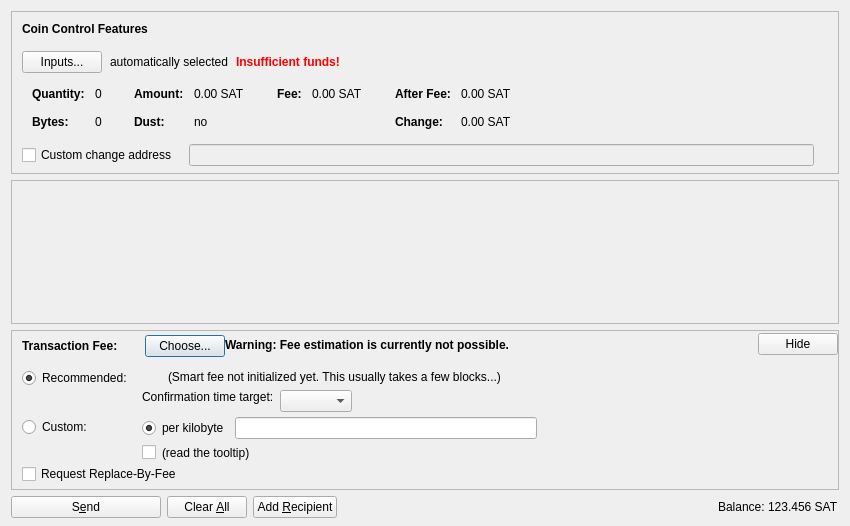
<?xml version="1.0" encoding="UTF-8"?>
<ui version="4.0">
 <class>SendCoinsDialog</class>
 <widget class="QDialog" name="SendCoinsDialog">
  <property name="geometry">
   <rect>
    <x>0</x>
    <y>0</y>
    <width>850</width>
    <height>526</height>
   </rect>
  </property>
  <property name="windowTitle">
   <string>Send Coins</string>
  </property>
  <layout class="QVBoxLayout" name="verticalLayout" stretch="0,1,0,0">
   <property name="bottomMargin">
    <number>8</number>
   </property>
   <item>
    <widget class="QFrame" name="frameCoinControl">
     <property name="sizePolicy">
      <sizepolicy hsizetype="Expanding" vsizetype="Expanding">
       <horstretch>0</horstretch>
       <verstretch>0</verstretch>
      </sizepolicy>
     </property>
     <property name="maximumSize">
      <size>
       <width>16777215</width>
       <height>16777215</height>
      </size>
     </property>
     <property name="frameShape">
      <enum>QFrame::StyledPanel</enum>
     </property>
     <property name="frameShadow">
      <enum>QFrame::Sunken</enum>
     </property>
     <layout class="QVBoxLayout" name="verticalLayoutCoinControl2">
      <property name="spacing">
       <number>0</number>
      </property>
      <property name="leftMargin">
       <number>0</number>
      </property>
      <property name="topMargin">
       <number>0</number>
      </property>
      <property name="rightMargin">
       <number>0</number>
      </property>
      <property name="bottomMargin">
       <number>6</number>
      </property>
      <item>
       <layout class="QVBoxLayout" name="verticalLayoutCoinControl" stretch="0,0,0,0,1">
        <property name="spacing">
         <number>0</number>
        </property>
        <property name="leftMargin">
         <number>10</number>
        </property>
        <property name="topMargin">
         <number>10</number>
        </property>
        <item>
         <layout class="QHBoxLayout" name="horizontalLayoutCoinControl1">
          <property name="bottomMargin">
           <number>15</number>
          </property>
          <item>
           <widget class="QLabel" name="labelCoinControlFeatures">
            <property name="sizePolicy">
             <sizepolicy hsizetype="Preferred" vsizetype="Maximum">
              <horstretch>0</horstretch>
              <verstretch>0</verstretch>
             </sizepolicy>
            </property>
            <property name="font">
             <font>
              <weight>75</weight>
              <bold>true</bold>
             </font>
            </property>
            <property name="styleSheet">
             <string notr="true">font-weight:bold;</string>
            </property>
            <property name="text">
             <string>Coin Control Features</string>
            </property>
           </widget>
          </item>
         </layout>
        </item>
        <item>
         <layout class="QHBoxLayout" name="horizontalLayoutCoinControl2" stretch="0,0,0,0">
          <property name="spacing">
           <number>8</number>
          </property>
          <property name="bottomMargin">
           <number>10</number>
          </property>
          <item>
           <widget class="QPushButton" name="pushButtonCoinControl">
            <property name="styleSheet">
             <string notr="true"/>
            </property>
            <property name="text">
             <string>Inputs...</string>
            </property>
            <property name="autoDefault">
             <bool>false</bool>
            </property>
           </widget>
          </item>
          <item>
           <widget class="QLabel" name="labelCoinControlAutomaticallySelected">
            <property name="text">
             <string>automatically selected</string>
            </property>
            <property name="margin">
             <number>5</number>
            </property>
           </widget>
          </item>
          <item>
           <widget class="QLabel" name="labelCoinControlInsuffFunds">
            <property name="font">
             <font>
              <weight>75</weight>
              <bold>true</bold>
             </font>
            </property>
            <property name="styleSheet">
             <string notr="true">color:red;font-weight:bold;</string>
            </property>
            <property name="text">
             <string>Insufficient funds!</string>
            </property>
            <property name="margin">
             <number>5</number>
            </property>
           </widget>
          </item>
          <item>
           <spacer name="horizontalSpacerCoinControl">
            <property name="orientation">
             <enum>Qt::Horizontal</enum>
            </property>
            <property name="sizeHint" stdset="0">
             <size>
              <width>40</width>
              <height>1</height>
             </size>
            </property>
           </spacer>
          </item>
         </layout>
        </item>
        <item>
         <widget class="QWidget" name="widgetCoinControl" native="true">
          <property name="sizePolicy">
           <sizepolicy hsizetype="Preferred" vsizetype="Preferred">
            <horstretch>0</horstretch>
            <verstretch>0</verstretch>
           </sizepolicy>
          </property>
          <property name="minimumSize">
           <size>
            <width>0</width>
            <height>0</height>
           </size>
          </property>
          <property name="styleSheet">
           <string notr="true"/>
          </property>
          <layout class="QHBoxLayout" name="horizontalLayoutCoinControl5">
           <property name="leftMargin">
            <number>0</number>
           </property>
           <property name="topMargin">
            <number>0</number>
           </property>
           <property name="rightMargin">
            <number>0</number>
           </property>
           <property name="bottomMargin">
            <number>0</number>
           </property>
           <item>
            <layout class="QHBoxLayout" name="horizontalLayoutCoinControl3" stretch="0,0,0,1">
             <property name="spacing">
              <number>20</number>
             </property>
             <property name="topMargin">
              <number>0</number>
             </property>
             <property name="bottomMargin">
              <number>10</number>
             </property>
             <item>
              <layout class="QFormLayout" name="formLayoutCoinControl1">
               <property name="horizontalSpacing">
                <number>10</number>
               </property>
               <property name="verticalSpacing">
                <number>14</number>
               </property>
               <property name="leftMargin">
                <number>10</number>
               </property>
               <property name="topMargin">
                <number>4</number>
               </property>
               <property name="rightMargin">
                <number>6</number>
               </property>
               <item row="0" column="0">
                <widget class="QLabel" name="labelCoinControlQuantityText">
                 <property name="font">
                  <font>
                   <weight>75</weight>
                   <bold>true</bold>
                  </font>
                 </property>
                 <property name="text">
                  <string>Quantity:</string>
                 </property>
                 <property name="margin">
                  <number>0</number>
                 </property>
                </widget>
               </item>
               <item row="0" column="1">
                <widget class="QLabel" name="labelCoinControlQuantity">
                 <property name="cursor">
                  <cursorShape>IBeamCursor</cursorShape>
                 </property>
                 <property name="contextMenuPolicy">
                  <enum>Qt::ActionsContextMenu</enum>
                 </property>
                 <property name="text">
                  <string notr="true">0</string>
                 </property>
                 <property name="margin">
                  <number>0</number>
                 </property>
                 <property name="textInteractionFlags">
                  <set>Qt::LinksAccessibleByMouse|Qt::TextSelectableByKeyboard|Qt::TextSelectableByMouse</set>
                 </property>
                </widget>
               </item>
               <item row="1" column="0">
                <widget class="QLabel" name="labelCoinControlBytesText">
                 <property name="font">
                  <font>
                   <weight>75</weight>
                   <bold>true</bold>
                  </font>
                 </property>
                 <property name="text">
                  <string>Bytes:</string>
                 </property>
                </widget>
               </item>
               <item row="1" column="1">
                <widget class="QLabel" name="labelCoinControlBytes">
                 <property name="cursor">
                  <cursorShape>IBeamCursor</cursorShape>
                 </property>
                 <property name="contextMenuPolicy">
                  <enum>Qt::ActionsContextMenu</enum>
                 </property>
                 <property name="text">
                  <string notr="true">0</string>
                 </property>
                 <property name="textInteractionFlags">
                  <set>Qt::LinksAccessibleByMouse|Qt::TextSelectableByKeyboard|Qt::TextSelectableByMouse</set>
                 </property>
                </widget>
               </item>
              </layout>
             </item>
             <item>
              <layout class="QFormLayout" name="formLayoutCoinControl2">
               <property name="horizontalSpacing">
                <number>10</number>
               </property>
               <property name="verticalSpacing">
                <number>14</number>
               </property>
               <property name="leftMargin">
                <number>6</number>
               </property>
               <property name="topMargin">
                <number>4</number>
               </property>
               <property name="rightMargin">
                <number>6</number>
               </property>
               <item row="0" column="0">
                <widget class="QLabel" name="labelCoinControlAmountText">
                 <property name="font">
                  <font>
                   <weight>75</weight>
                   <bold>true</bold>
                  </font>
                 </property>
                 <property name="text">
                  <string>Amount:</string>
                 </property>
                 <property name="margin">
                  <number>0</number>
                 </property>
                </widget>
               </item>
               <item row="0" column="1">
                <widget class="QLabel" name="labelCoinControlAmount">
                 <property name="cursor">
                  <cursorShape>IBeamCursor</cursorShape>
                 </property>
                 <property name="contextMenuPolicy">
                  <enum>Qt::ActionsContextMenu</enum>
                 </property>
                 <property name="text">
                  <string notr="true">0.00 SAT</string>
                 </property>
                 <property name="textInteractionFlags">
                  <set>Qt::LinksAccessibleByMouse|Qt::TextSelectableByKeyboard|Qt::TextSelectableByMouse</set>
                 </property>
                </widget>
               </item>
               <item row="1" column="0">
                <widget class="QLabel" name="labelCoinControlLowOutputText">
                 <property name="font">
                  <font>
                   <weight>75</weight>
                   <bold>true</bold>
                  </font>
                 </property>
                 <property name="text">
                  <string>Dust:</string>
                 </property>
                </widget>
               </item>
               <item row="1" column="1">
                <widget class="QLabel" name="labelCoinControlLowOutput">
                 <property name="cursor">
                  <cursorShape>IBeamCursor</cursorShape>
                 </property>
                 <property name="contextMenuPolicy">
                  <enum>Qt::ActionsContextMenu</enum>
                 </property>
                 <property name="text">
                  <string notr="true">no</string>
                 </property>
                 <property name="textInteractionFlags">
                  <set>Qt::LinksAccessibleByMouse|Qt::TextSelectableByKeyboard|Qt::TextSelectableByMouse</set>
                 </property>
                </widget>
               </item>
              </layout>
             </item>
             <item>
              <layout class="QFormLayout" name="formLayoutCoinControl3">
               <property name="horizontalSpacing">
                <number>10</number>
               </property>
               <property name="verticalSpacing">
                <number>14</number>
               </property>
               <property name="leftMargin">
                <number>6</number>
               </property>
               <property name="topMargin">
                <number>4</number>
               </property>
               <property name="rightMargin">
                <number>6</number>
               </property>
               <item row="0" column="0">
                <widget class="QLabel" name="labelCoinControlFeeText">
                 <property name="font">
                  <font>
                   <weight>75</weight>
                   <bold>true</bold>
                  </font>
                 </property>
                 <property name="text">
                  <string>Fee:</string>
                 </property>
                 <property name="margin">
                  <number>0</number>
                 </property>
                </widget>
               </item>
               <item row="0" column="1">
                <widget class="QLabel" name="labelCoinControlFee">
                 <property name="cursor">
                  <cursorShape>IBeamCursor</cursorShape>
                 </property>
                 <property name="contextMenuPolicy">
                  <enum>Qt::ActionsContextMenu</enum>
                 </property>
                 <property name="text">
                  <string notr="true">0.00 SAT</string>
                 </property>
                 <property name="textInteractionFlags">
                  <set>Qt::LinksAccessibleByMouse|Qt::TextSelectableByKeyboard|Qt::TextSelectableByMouse</set>
                 </property>
                </widget>
               </item>
              </layout>
             </item>
             <item>
              <layout class="QFormLayout" name="formLayoutCoinControl4">
               <property name="horizontalSpacing">
                <number>10</number>
               </property>
               <property name="verticalSpacing">
                <number>14</number>
               </property>
               <property name="leftMargin">
                <number>6</number>
               </property>
               <property name="topMargin">
                <number>4</number>
               </property>
               <property name="rightMargin">
                <number>6</number>
               </property>
               <item row="0" column="0">
                <widget class="QLabel" name="labelCoinControlAfterFeeText">
                 <property name="font">
                  <font>
                   <weight>75</weight>
                   <bold>true</bold>
                  </font>
                 </property>
                 <property name="text">
                  <string>After Fee:</string>
                 </property>
                 <property name="margin">
                  <number>0</number>
                 </property>
                </widget>
               </item>
               <item row="0" column="1">
                <widget class="QLabel" name="labelCoinControlAfterFee">
                 <property name="cursor">
                  <cursorShape>IBeamCursor</cursorShape>
                 </property>
                 <property name="contextMenuPolicy">
                  <enum>Qt::ActionsContextMenu</enum>
                 </property>
                 <property name="text">
                  <string notr="true">0.00 SAT</string>
                 </property>
                 <property name="textInteractionFlags">
                  <set>Qt::LinksAccessibleByMouse|Qt::TextSelectableByKeyboard|Qt::TextSelectableByMouse</set>
                 </property>
                </widget>
               </item>
               <item row="1" column="0">
                <widget class="QLabel" name="labelCoinControlChangeText">
                 <property name="font">
                  <font>
                   <weight>75</weight>
                   <bold>true</bold>
                  </font>
                 </property>
                 <property name="text">
                  <string>Change:</string>
                 </property>
                </widget>
               </item>
               <item row="1" column="1">
                <widget class="QLabel" name="labelCoinControlChange">
                 <property name="cursor">
                  <cursorShape>IBeamCursor</cursorShape>
                 </property>
                 <property name="contextMenuPolicy">
                  <enum>Qt::ActionsContextMenu</enum>
                 </property>
                 <property name="text">
                  <string notr="true">0.00 SAT</string>
                 </property>
                 <property name="textInteractionFlags">
                  <set>Qt::LinksAccessibleByMouse|Qt::TextSelectableByKeyboard|Qt::TextSelectableByMouse</set>
                 </property>
                </widget>
               </item>
              </layout>
             </item>
            </layout>
           </item>
          </layout>
         </widget>
        </item>
        <item>
         <layout class="QHBoxLayout" name="horizontalLayoutCoinControl4" stretch="0,0,0">
          <property name="spacing">
           <number>12</number>
          </property>
          <property name="sizeConstraint">
           <enum>QLayout::SetDefaultConstraint</enum>
          </property>
          <property name="topMargin">
           <number>5</number>
          </property>
          <property name="rightMargin">
           <number>5</number>
          </property>
          <item>
           <widget class="QCheckBox" name="checkBoxCoinControlChange">
            <property name="toolTip">
             <string>If this is activated, but the change address is empty or invalid, change will be sent to a newly generated address.</string>
            </property>
            <property name="text">
             <string>Custom change address</string>
            </property>
           </widget>
          </item>
          <item>
           <widget class="QValidatedLineEdit" name="lineEditCoinControlChange">
            <property name="enabled">
             <bool>false</bool>
            </property>
            <property name="sizePolicy">
             <sizepolicy hsizetype="Expanding" vsizetype="Fixed">
              <horstretch>0</horstretch>
              <verstretch>0</verstretch>
             </sizepolicy>
            </property>
           </widget>
          </item>
          <item>
           <widget class="QLabel" name="labelCoinControlChangeLabel">
            <property name="sizePolicy">
             <sizepolicy hsizetype="Preferred" vsizetype="Expanding">
              <horstretch>0</horstretch>
              <verstretch>0</verstretch>
             </sizepolicy>
            </property>
            <property name="minimumSize">
             <size>
              <width>0</width>
              <height>0</height>
             </size>
            </property>
            <property name="text">
             <string/>
            </property>
            <property name="margin">
             <number>3</number>
            </property>
           </widget>
          </item>
         </layout>
        </item>
        <item>
         <spacer name="verticalSpacerCoinControl">
          <property name="orientation">
           <enum>Qt::Vertical</enum>
          </property>
          <property name="sizeHint" stdset="0">
           <size>
            <width>800</width>
            <height>1</height>
           </size>
          </property>
         </spacer>
        </item>
       </layout>
      </item>
     </layout>
    </widget>
   </item>
   <item>
    <widget class="QScrollArea" name="scrollArea">
     <property name="widgetResizable">
      <bool>true</bool>
     </property>
     <widget class="QWidget" name="scrollAreaWidgetContents">
      <property name="geometry">
       <rect>
        <x>0</x>
        <y>0</y>
        <width>830</width>
        <height>104</height>
       </rect>
      </property>
      <layout class="QVBoxLayout" name="verticalLayout_2" stretch="0,1">
       <property name="leftMargin">
        <number>0</number>
       </property>
       <property name="topMargin">
        <number>0</number>
       </property>
       <property name="rightMargin">
        <number>0</number>
       </property>
       <property name="bottomMargin">
        <number>0</number>
       </property>
       <item>
        <layout class="QVBoxLayout" name="entries">
         <property name="spacing">
          <number>6</number>
         </property>
        </layout>
       </item>
       <item>
        <spacer name="verticalSpacer">
         <property name="orientation">
          <enum>Qt::Vertical</enum>
         </property>
         <property name="sizeHint" stdset="0">
          <size>
           <width>20</width>
           <height>40</height>
          </size>
         </property>
        </spacer>
       </item>
      </layout>
     </widget>
    </widget>
   </item>
   <item>
    <widget class="QFrame" name="frameFee">
     <property name="sizePolicy">
      <sizepolicy hsizetype="Expanding" vsizetype="Expanding">
       <horstretch>0</horstretch>
       <verstretch>0</verstretch>
      </sizepolicy>
     </property>
     <property name="maximumSize">
      <size>
       <width>16777215</width>
       <height>16777215</height>
      </size>
     </property>
     <property name="frameShape">
      <enum>QFrame::StyledPanel</enum>
     </property>
     <property name="frameShadow">
      <enum>QFrame::Sunken</enum>
     </property>
     <layout class="QVBoxLayout" name="verticalLayoutFee1">
      <property name="spacing">
       <number>0</number>
      </property>
      <property name="leftMargin">
       <number>0</number>
      </property>
      <property name="topMargin">
       <number>0</number>
      </property>
      <property name="rightMargin">
       <number>0</number>
      </property>
      <property name="bottomMargin">
       <number>0</number>
      </property>
      <item>
       <layout class="QVBoxLayout" name="verticalLayoutFee2" stretch="0,0,0">
        <property name="spacing">
         <number>0</number>
        </property>
        <property name="leftMargin">
         <number>10</number>
        </property>
        <property name="topMargin">
         <number>0</number>
        </property>
        <item>
         <layout class="QHBoxLayout" name="horizontalLayoutFee1">
          <property name="bottomMargin">
           <number>0</number>
          </property>
          <item>
           <layout class="QVBoxLayout" name="verticalLayoutFee7">
            <property name="spacing">
             <number>0</number>
            </property>
            <item>
             <spacer name="verticalSpacerSmartFee">
              <property name="orientation">
               <enum>Qt::Vertical</enum>
              </property>
              <property name="sizeType">
               <enum>QSizePolicy::Fixed</enum>
              </property>
              <property name="sizeHint" stdset="0">
               <size>
                <width>1</width>
                <height>4</height>
               </size>
              </property>
             </spacer>
            </item>
            <item>
             <layout class="QHBoxLayout" name="horizontalLayoutSmartFee">
              <property name="spacing">
               <number>10</number>
              </property>
              <item>
               <widget class="QLabel" name="labelFeeHeadline">
                <property name="sizePolicy">
                 <sizepolicy hsizetype="Preferred" vsizetype="Maximum">
                  <horstretch>0</horstretch>
                  <verstretch>0</verstretch>
                 </sizepolicy>
                </property>
                <property name="font">
                 <font>
                  <weight>75</weight>
                  <bold>true</bold>
                 </font>
                </property>
                <property name="styleSheet">
                 <string notr="true">font-weight:bold;</string>
                </property>
                <property name="text">
                 <string>Transaction Fee:</string>
                </property>
               </widget>
              </item>
              <item>
               <widget class="QLabel" name="labelFeeMinimized">
                <property name="text">
                 <string/>
                </property>
               </widget>
              </item>
              <item>
               <widget class="QPushButton" name="buttonChooseFee">
                <property name="text">
                 <string>Choose...</string>
                </property>
               </widget>
              </item>
             </layout>
            </item>
            <item>
             <spacer name="verticalSpacer_5">
              <property name="orientation">
               <enum>Qt::Vertical</enum>
              </property>
              <property name="sizeHint" stdset="0">
               <size>
                <width>1</width>
                <height>1</height>
               </size>
              </property>
             </spacer>
            </item>
           </layout>
          </item>
          <item>
           <widget class="QLabel" name="fallbackFeeWarningLabel">
            <property name="toolTip">
             <string>Using the fallbackfee can result in sending a transaction that will take several hours or days (or never) to confirm. Consider choosing your fee manually or wait until you have validated the complete chain.</string>
            </property>
            <property name="font">
            <font>
                <weight>75</weight>
                <bold>true</bold>
            </font>
            </property>
            <property name="text">
             <string>Warning: Fee estimation is currently not possible.</string>
            </property>
            <property name="wordWrap">
             <bool>false</bool>
            </property>
           </widget>
          </item>
          <item>
           <spacer name="horizontalSpacer_4">
            <property name="orientation">
             <enum>Qt::Horizontal</enum>
            </property>
            <property name="sizeType">
             <enum>QSizePolicy::MinimumExpanding</enum>
            </property>
            <property name="sizeHint" stdset="0">
             <size>
              <width>40</width>
              <height>20</height>
             </size>
            </property>
           </spacer>
          </item>
          <item>
           <widget class="QPushButton" name="buttonMinimizeFee">
            <property name="toolTip">
             <string>collapse fee-settings</string>
            </property>
            <property name="text">
             <string>Hide</string>
            </property>
           </widget>
          </item>
         </layout>
        </item>
        <item>
         <widget class="QFrame" name="frameFeeSelection">
          <layout class="QVBoxLayout" name="verticalLayoutFee12">
           <property name="spacing">
            <number>0</number>
           </property>
           <property name="leftMargin">
            <number>0</number>
           </property>
           <property name="topMargin">
            <number>0</number>
           </property>
           <property name="rightMargin">
            <number>0</number>
           </property>
           <property name="bottomMargin">
            <number>0</number>
           </property>
           <item>
            <layout class="QGridLayout" name="gridLayoutFee">
             <property name="topMargin">
              <number>10</number>
             </property>
             <property name="bottomMargin">
              <number>4</number>
             </property>
             <property name="horizontalSpacing">
              <number>10</number>
             </property>
             <property name="verticalSpacing">
              <number>4</number>
             </property>
             <item row="1" column="1">
              <layout class="QVBoxLayout" name="verticalLayoutFee8">
               <property name="spacing">
                <number>6</number>
               </property>
               <item>
                <layout class="QHBoxLayout" name="horizontalLayoutFee13">
                 <item>
                  <widget class="QRadioButton" name="radioCustomPerKilobyte">
                   <property name="toolTip">
                    <string>If the custom fee is set to 1000 satoshis and the transaction is only 250 bytes, then &quot;per kilobyte&quot; only pays 250 satoshis in fee, while &quot;total at least&quot; pays 1000 satoshis. For transactions bigger than a kilobyte both pay by kilobyte.</string>
                   </property>
                   <property name="text">
                    <string>per kilobyte</string>
                   </property>
                   <property name="checked">
                    <bool>true</bool>
                   </property>
                   <attribute name="buttonGroup">
                    <string notr="true">groupCustomFee</string>
                   </attribute>
                  </widget>
                 </item>
                 <item>
                  <widget class="BitcoinAmountField" name="customFee"/>
                 </item>
                 <item>
                  <spacer name="horizontalSpacer_6">
                   <property name="orientation">
                    <enum>Qt::Horizontal</enum>
                   </property>
                   <property name="sizeHint" stdset="0">
                    <size>
                     <width>1</width>
                     <height>1</height>
                    </size>
                   </property>
                  </spacer>
                 </item>
                </layout>
               </item>
               <item>
                <layout class="QHBoxLayout" name="horizontalLayoutFee8">
                 <item>
                  <widget class="QCheckBox" name="checkBoxMinimumFee">
                   <property name="toolTip">
                    <string>Paying only the minimum fee is just fine as long as there is less transaction volume than space in the blocks. But be aware that this can end up in a never confirming transaction once there is more demand for satcoin transactions than the network can process.</string>
                   </property>
                   <property name="text">
                    <string/>
                   </property>
                  </widget>
                 </item>
                 <item>
                  <widget class="QLabel" name="labelMinFeeWarning">
                   <property name="enabled">
                    <bool>true</bool>
                   </property>
                   <property name="toolTip">
                    <string>Paying only the minimum fee is just fine as long as there is less transaction volume than space in the blocks. But be aware that this can end up in a never confirming transaction once there is more demand for satcoin transactions than the network can process.</string>
                   </property>
                   <property name="text">
                    <string>(read the tooltip)</string>
                   </property>
                   <property name="margin">
                    <number>5</number>
                   </property>
                  </widget>
                 </item>
                 <item>
                  <spacer name="horizontalSpacer_2">
                   <property name="orientation">
                    <enum>Qt::Horizontal</enum>
                   </property>
                   <property name="sizeHint" stdset="0">
                    <size>
                     <width>1</width>
                     <height>1</height>
                    </size>
                   </property>
                  </spacer>
                 </item>
                </layout>
               </item>
              </layout>
             </item>
             <item row="0" column="0">
              <layout class="QVBoxLayout" name="verticalLayoutFee4" stretch="0,1">
               <item>
                <widget class="QRadioButton" name="radioSmartFee">
                 <property name="text">
                  <string>Recommended:</string>
                 </property>
                 <property name="checked">
                  <bool>true</bool>
                 </property>
                 <attribute name="buttonGroup">
                  <string notr="true">groupFee</string>
                 </attribute>
                </widget>
               </item>
               <item>
                <spacer name="verticalSpacer_2">
                 <property name="orientation">
                  <enum>Qt::Vertical</enum>
                 </property>
                 <property name="sizeHint" stdset="0">
                  <size>
                   <width>1</width>
                   <height>1</height>
                  </size>
                 </property>
                </spacer>
               </item>
              </layout>
             </item>
             <item row="1" column="0">
              <layout class="QVBoxLayout" name="verticalLayoutFee9" stretch="0,1">
               <item>
                <widget class="QRadioButton" name="radioCustomFee">
                 <property name="text">
                  <string>Custom:</string>
                 </property>
                 <attribute name="buttonGroup">
                  <string notr="true">groupFee</string>
                 </attribute>
                </widget>
               </item>
               <item>
                <spacer name="verticalSpacer_6">
                 <property name="orientation">
                  <enum>Qt::Vertical</enum>
                 </property>
                 <property name="sizeHint" stdset="0">
                  <size>
                   <width>1</width>
                   <height>1</height>
                  </size>
                 </property>
                </spacer>
               </item>
              </layout>
             </item>
             <item row="0" column="1">
              <layout class="QVBoxLayout" name="verticalLayoutFee3" stretch="0,0,1">
               <property name="spacing">
                <number>6</number>
               </property>
               <property name="topMargin">
                <number>2</number>
               </property>
               <item>
                <layout class="QHBoxLayout" name="horizontalLayoutFee12">
                 <item>
                  <widget class="QLabel" name="labelSmartFee">
                   <property name="text">
                    <string/>
                   </property>
                   <property name="margin">
                    <number>2</number>
                   </property>
                  </widget>
                 </item>
                 <item>
                  <widget class="QLabel" name="labelFeeEstimation">
                   <property name="text">
                    <string/>
                   </property>
                  </widget>
                 </item>
                 <item>
                  <widget class="QLabel" name="labelSmartFee2">
                   <property name="text">
                    <string>(Smart fee not initialized yet. This usually takes a few blocks...)</string>
                   </property>
                   <property name="margin">
                    <number>2</number>
                   </property>
                  </widget>
                 </item>
                 <item>
                  <spacer name="horizontalSpacer_5">
                   <property name="orientation">
                    <enum>Qt::Horizontal</enum>
                   </property>
                   <property name="sizeHint" stdset="0">
                    <size>
                     <width>1</width>
                     <height>1</height>
                    </size>
                   </property>
                  </spacer>
                 </item>
                </layout>
               </item>
               <item>
                <layout class="QHBoxLayout" name="horizontalLayoutFee9">
                 <item>
                  <layout class="QVBoxLayout" name="verticalLayoutFee6">
                   <item>
                    <widget class="QLabel" name="labelSmartFee3">
                     <property name="text">
                      <string>Confirmation time target:</string>
                     </property>
                     <property name="margin">
                      <number>2</number>
                     </property>
                    </widget>
                   </item>
                   <item>
                    <spacer name="verticalSpacer_3">
                     <property name="orientation">
                      <enum>Qt::Vertical</enum>
                     </property>
                     <property name="sizeHint" stdset="0">
                      <size>
                       <width>1</width>
                       <height>1</height>
                      </size>
                     </property>
                    </spacer>
                   </item>
                  </layout>
                 </item>
                 <item>
                  <layout class="QVBoxLayout" name="verticalLayoutFee5">
                   <property name="rightMargin">
                    <number>30</number>
                   </property>
                   <item>
                    <layout class="QHBoxLayout" name="horizontalLayoutConfTarget">
                     <property name="bottomMargin">
                      <number>0</number>
                     </property>
                     <item>
                      <widget class="QComboBox" name="confTargetSelector"/>
                     </item>
                     <item>
                      <spacer name="horizontalSpacerConfTarget">
                       <property name="orientation">
                        <enum>Qt::Horizontal</enum>
                       </property>
                       <property name="sizeHint" stdset="0">
                        <size>
                         <width>40</width>
                         <height>20</height>
                        </size>
                       </property>
                      </spacer>
                     </item>
                    </layout>
                   </item>
                  </layout>
                 </item>
                </layout>
               </item>
               <item>
                <spacer name="verticalSpacer_4">
                 <property name="orientation">
                  <enum>Qt::Vertical</enum>
                 </property>
                 <property name="sizeHint" stdset="0">
                  <size>
                   <width>1</width>
                   <height>1</height>
                  </size>
                 </property>
                </spacer>
               </item>
              </layout>
             </item>
            </layout>
           </item>
           <item>
            <widget class="QCheckBox" name="optInRBF">
             <property name="text">
              <string>Request Replace-By-Fee</string>
             </property>
             <property name="toolTip">
              <string>Indicates that the sender may wish to replace this transaction with a new one paying higher fees (prior to being confirmed).</string>
             </property>
            </widget>
           </item>
          </layout>
         </widget>
        </item>
        <item>
         <spacer name="verticalSpacerFee">
          <property name="orientation">
           <enum>Qt::Vertical</enum>
          </property>
          <property name="sizeHint" stdset="0">
           <size>
            <width>40</width>
            <height>5</height>
           </size>
          </property>
         </spacer>
        </item>
       </layout>
      </item>
     </layout>
    </widget>
   </item>
   <item>
    <layout class="QHBoxLayout" name="horizontalLayout">
     <item>
      <widget class="QPushButton" name="sendButton">
       <property name="minimumSize">
        <size>
         <width>150</width>
         <height>0</height>
        </size>
       </property>
       <property name="toolTip">
        <string>Confirm the send action</string>
       </property>
       <property name="text">
        <string>S&amp;end</string>
       </property>
       <property name="icon">
        <iconset resource="../bitcoin.qrc">
         <normaloff>:/icons/send</normaloff>:/icons/send</iconset>
       </property>
       <property name="autoDefault">
        <bool>false</bool>
       </property>
       <property name="default">
        <bool>false</bool>
       </property>
      </widget>
     </item>
     <item>
      <widget class="QPushButton" name="clearButton">
       <property name="sizePolicy">
        <sizepolicy hsizetype="Minimum" vsizetype="Fixed">
         <horstretch>0</horstretch>
         <verstretch>0</verstretch>
        </sizepolicy>
       </property>
       <property name="toolTip">
        <string>Clear all fields of the form.</string>
       </property>
       <property name="text">
        <string>Clear &amp;All</string>
       </property>
       <property name="icon">
        <iconset resource="../bitcoin.qrc">
         <normaloff>:/icons/remove</normaloff>:/icons/remove</iconset>
       </property>
       <property name="autoDefault">
        <bool>false</bool>
       </property>
      </widget>
     </item>
     <item>
      <widget class="QPushButton" name="addButton">
       <property name="toolTip">
        <string>Send to multiple recipients at once</string>
       </property>
       <property name="text">
        <string>Add &amp;Recipient</string>
       </property>
       <property name="icon">
        <iconset resource="../bitcoin.qrc">
         <normaloff>:/icons/add</normaloff>:/icons/add</iconset>
       </property>
       <property name="autoDefault">
        <bool>false</bool>
       </property>
      </widget>
     </item>
     <item>
      <spacer name="horizontalSpacer">
       <property name="orientation">
        <enum>Qt::Horizontal</enum>
       </property>
       <property name="sizeHint" stdset="0">
        <size>
         <width>40</width>
         <height>20</height>
        </size>
       </property>
      </spacer>
     </item>
     <item>
      <layout class="QHBoxLayout" name="horizontalLayout_2">
       <property name="spacing">
        <number>3</number>
       </property>
       <item>
        <widget class="QLabel" name="label">
         <property name="sizePolicy">
          <sizepolicy hsizetype="Preferred" vsizetype="Fixed">
           <horstretch>0</horstretch>
           <verstretch>0</verstretch>
          </sizepolicy>
         </property>
         <property name="text">
          <string>Balance:</string>
         </property>
        </widget>
       </item>
       <item>
        <widget class="QLabel" name="labelBalance">
         <property name="sizePolicy">
          <sizepolicy hsizetype="Preferred" vsizetype="Fixed">
           <horstretch>0</horstretch>
           <verstretch>0</verstretch>
          </sizepolicy>
         </property>
         <property name="cursor">
          <cursorShape>IBeamCursor</cursorShape>
         </property>
         <property name="text">
          <string notr="true">123.456 SAT</string>
         </property>
         <property name="textInteractionFlags">
          <set>Qt::LinksAccessibleByMouse|Qt::TextSelectableByKeyboard|Qt::TextSelectableByMouse</set>
         </property>
        </widget>
       </item>
      </layout>
     </item>
    </layout>
   </item>
  </layout>
 </widget>
 <customwidgets>
  <customwidget>
   <class>QValidatedLineEdit</class>
   <extends>QLineEdit</extends>
   <header>qvalidatedlineedit.h</header>
  </customwidget>
  <customwidget>
   <class>BitcoinAmountField</class>
   <extends>QLineEdit</extends>
   <header>bitcoinamountfield.h</header>
   <container>1</container>
  </customwidget>
 </customwidgets>
 <resources>
  <include location="../bitcoin.qrc"/>
 </resources>
 <connections/>
 <buttongroups>
  <buttongroup name="groupFee"/>
  <buttongroup name="groupCustomFee"/>
 </buttongroups>
</ui>
